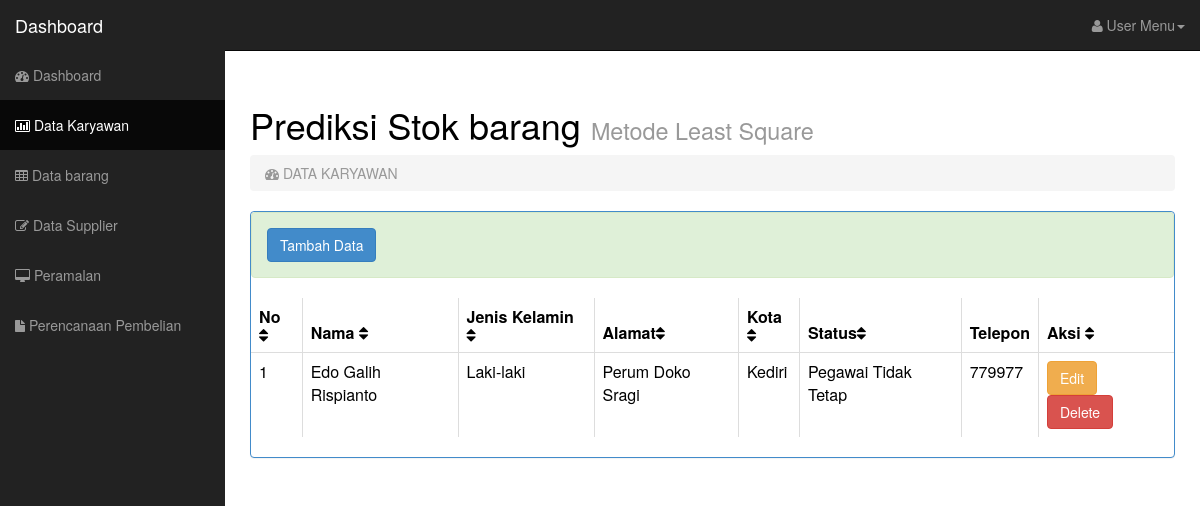
The page /dashboard.php?page=karyawan on the database its author committed.
### tables this page shows
CREATE TABLE IF NOT EXISTS `karyawan` (
  `id_karyawan` int(5) NOT NULL AUTO_INCREMENT,
  `nama` varchar(40) DEFAULT NULL,
  `alamat` text,
  `kota` varchar(25) DEFAULT NULL,
  `jenis_kelamin` enum('L','P') DEFAULT NULL,
  `status` enum('tetap','tidak') DEFAULT NULL,
  `telepon` varchar(13) DEFAULT NULL,
  PRIMARY KEY (`id_karyawan`)
);

### karyawan.php (the view)
<?php
$query="SELECT * FROM karyawan";
$karyawan=mysqli_query($conn,$query) or die(mysqli_error($conn));
$row_karyawan=mysqli_fetch_assoc($karyawan);
?>
<div class="alert alert-success alert-dismissable">
<a href="?page=act_karyawan&act=tambah"><button type="button" class="btn btn-primary">Tambah Data</button></a>
</div>
<div class="table-responsive">
  <table class="table table-bordered table-hover tablesorter">
    <thead>
      <tr>
        <th>No <i class="fa fa-sort"></i></th>
        <th>Nama  <i class="fa fa-sort"></i></th>
        <th>Jenis Kelamin <i class="fa fa-sort"></i></th>
        <th>Alamat<i class="fa fa-sort"></i></th>
        <th>Kota<i class="fa fa-sort"></i></th>
        <th>Status<i class="fa fa-sort"></i></th>
        <th>Telepon</th>
        <th>Aksi <i class="fa fa-sort"></i></th>
      </tr>
    </thead>
    <tbody>
    <?php
  $no=0;
   do { $no++;
  ?>
      <tr>
        <td><?php echo $no ?></td>
        <td><?php echo $row_karyawan['nama']; ?></td>
        <td><?php if ($row_karyawan['jenis_kelamin']=='L') {echo "Laki-laki";} else {echo "Perempuan";} ?></td>
        <td><?php echo $row_karyawan['alamat']; ?></td>
        <td><?php echo $row_karyawan['kota']; ?></td>
        <td><?php if ($row_karyawan['status']=='tidak') {echo "Pegawai Tidak Tetap";} else {echo "Pegawai Tetap";} ?></td>
        <td><?php echo $row_karyawan['telepon']; ?></td>
        <td><a href="?page=act_karyawan&id=<?php echo $row_karyawan['id_karyawan'];?>&act=edit">
          <button type="button" class="btn btn-warning">Edit</button>
        </a><a href="?page=act_karyawan&id=<?php echo $row_karyawan['id_karyawan'];?>&act=del" onclick="return confirm('Apakah Anda yakin menghapus data ini ?')">
          <button type="button" class="btn btn-danger">Delete</button>
        </a></td>
      </tr>
      <?php } while($row_karyawan=mysqli_fetch_assoc($karyawan));?>
    </tbody>
  </table>
</div>

### css/sb-admin.css (style rules this page uses)
body { margin-top: 50px; }
table.tablesorter thead { cursor: pointer; }

### rows shown on the page
karyawan: nama "Edo Galih Rispianto", jenis_kelamin "Laki-laki", alamat "Perum Doko Sragi", kota "Kediri", status "Pegawai Tidak Tetap", telepon "779977"

### other values the page prints
$_GET['page'] "KARYAWAN"
